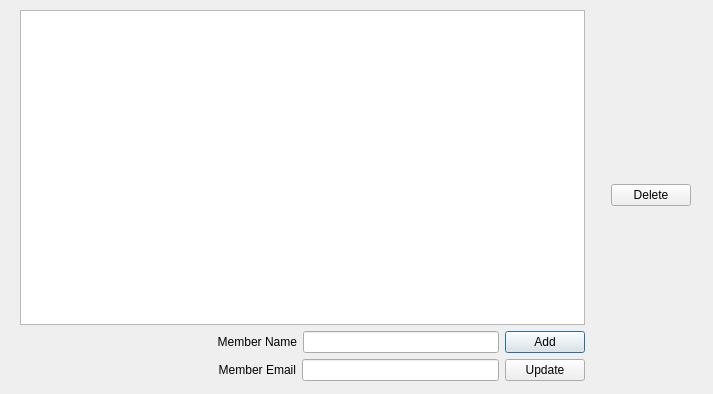
<?xml version="1.0" encoding="UTF-8"?>
<ui version="4.0">
 <class>team_edit_dialog</class>
 <widget class="QDialog" name="team_edit_dialog">
  <property name="geometry">
   <rect>
    <x>0</x>
    <y>0</y>
    <width>713</width>
    <height>394</height>
   </rect>
  </property>
  <property name="windowTitle">
   <string>Team Editor</string>
  </property>
  <widget class="QWidget" name="">
   <property name="geometry">
    <rect>
     <x>20</x>
     <y>10</y>
     <width>671</width>
     <height>371</height>
    </rect>
   </property>
   <layout class="QHBoxLayout" name="horizontalLayout_3">
    <item>
     <layout class="QVBoxLayout" name="verticalLayout_3">
      <item>
       <widget class="QListWidget" name="team_list_widget"/>
      </item>
      <item>
       <layout class="QVBoxLayout" name="verticalLayout">
        <item>
         <layout class="QHBoxLayout" name="horizontalLayout">
          <item>
           <spacer name="horizontalSpacer">
            <property name="orientation">
             <enum>Qt::Horizontal</enum>
            </property>
            <property name="sizeHint" stdset="0">
             <size>
              <width>40</width>
              <height>20</height>
             </size>
            </property>
           </spacer>
          </item>
          <item>
           <widget class="QLabel" name="member_name_label">
            <property name="text">
             <string>Member Name</string>
            </property>
            <property name="alignment">
             <set>Qt::AlignRight|Qt::AlignTrailing|Qt::AlignVCenter</set>
            </property>
           </widget>
          </item>
          <item>
           <widget class="QLineEdit" name="member_name_line"/>
          </item>
          <item>
           <widget class="QPushButton" name="team_add_btn">
            <property name="text">
             <string>Add</string>
            </property>
           </widget>
          </item>
         </layout>
        </item>
        <item>
         <layout class="QHBoxLayout" name="horizontalLayout_2">
          <item>
           <spacer name="horizontalSpacer_2">
            <property name="orientation">
             <enum>Qt::Horizontal</enum>
            </property>
            <property name="sizeHint" stdset="0">
             <size>
              <width>40</width>
              <height>20</height>
             </size>
            </property>
           </spacer>
          </item>
          <item>
           <widget class="QLabel" name="member_email_label">
            <property name="text">
             <string>Member Email</string>
            </property>
            <property name="alignment">
             <set>Qt::AlignRight|Qt::AlignTrailing|Qt::AlignVCenter</set>
            </property>
           </widget>
          </item>
          <item>
           <widget class="QLineEdit" name="member_email_line"/>
          </item>
          <item>
           <widget class="QPushButton" name="team_update_btn">
            <property name="text">
             <string>Update</string>
            </property>
           </widget>
          </item>
         </layout>
        </item>
       </layout>
      </item>
     </layout>
    </item>
    <item>
     <layout class="QVBoxLayout" name="verticalLayout_2">
      <item>
       <spacer name="verticalSpacer">
        <property name="orientation">
         <enum>Qt::Vertical</enum>
        </property>
        <property name="sizeHint" stdset="0">
         <size>
          <width>20</width>
          <height>40</height>
         </size>
        </property>
       </spacer>
      </item>
     </layout>
    </item>
    <item>
     <widget class="QPushButton" name="team_delete_btn">
      <property name="text">
       <string>Delete</string>
      </property>
     </widget>
    </item>
   </layout>
  </widget>
 </widget>
 <resources/>
 <connections/>
</ui>
